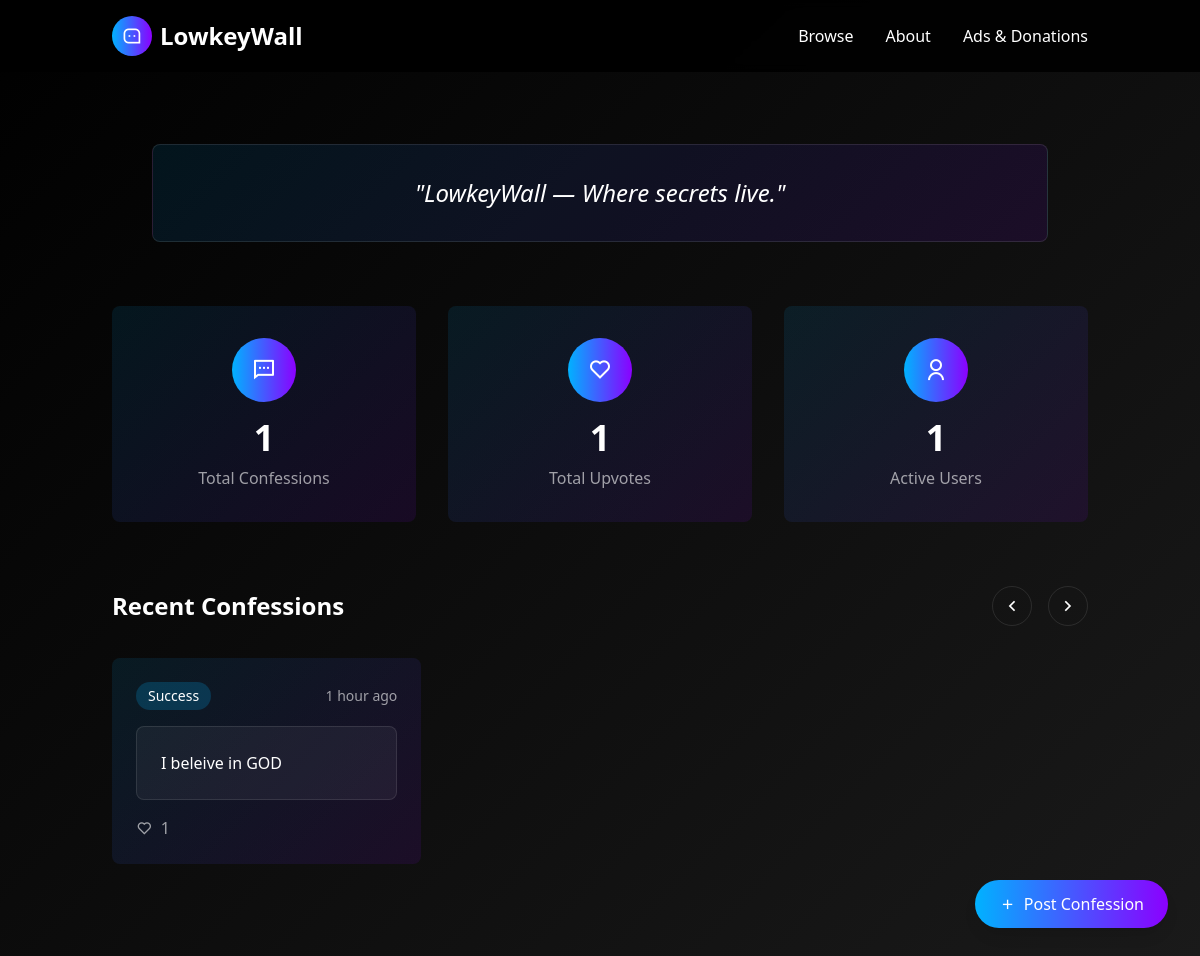
The page / on the database its author committed.
### LowkeyWall/models.py (models this page shows, shortened)
class Confession(models.Model):
    topic = models.CharField(max_length=100, choices=TOPIC_CHOICES)
    message = models.TextField(max_length=1000)
    feeling = models.CharField(max_length=20, choices=FEELING_CHOICES, blank=False)
    anonymous = models.BooleanField(default=True)
    ai_response_requested = models.BooleanField(default=False)
    created_at = models.DateTimeField(auto_now_add=True)
    display_name = models.CharField(max_length=50, blank=True)
    upvoted_ips = models.JSONField(default=list, blank=True)
    @property
    def upvote_count(self):
        return self.upvotes.count()

### LowkeyWall/views.py (the view)
# urls.py: path('', views.index, name='index'),
def index(request):
    confessions = Confession.objects.order_by('-created_at')[:6]
    total_confessions = Confession.objects.count()
    total_upvotes = Upvote.objects.count()
    active_users = Upvote.objects.values('session_key').distinct().count()
    quote = Quote.objects.order_by('?').first()
    return render(request, 'index.html', {
        'confessions': confessions,
        'total_confessions': total_confessions,
        'total_upvotes': total_upvotes,
        'active_users': active_users,
        'quote': quote,
    })

### LowkeyWall/templates/index.html (shortened to what this page needs)
{% load static %}
{% load humanize %}
<!DOCTYPE html>
<html lang="en">
<head>
  <script src="https://cdn.tailwindcss.com/3.4.16"></script>
  <link href="https://cdnjs.cloudflare.com/ajax/libs/remixicon/4.6.0/remixicon.min.css" rel="stylesheet">
</head>
<body class="text-white">
<header class="fixed top-0 left-0 right-0 bg-black/90 backdrop-blur-sm z-50">
  <nav class="container mx-auto px-6 py-4 flex items-center justify-between">
    <div class="flex items-center space-x-2">
      <div class="w-10 h-10 rounded-full bg-gradient-to-r from-primary to-secondary flex items-center justify-center">
        <i class="ri-message-3-line text-white text-xl"></i>
      </div>
      <span class="text-2xl font-bold">LowkeyWall</span>
    </div>
    <div class="hidden md:flex items-center space-x-8">
      <a href="{% url 'browse_confessions' %}" class="hover:text-primary transition-colors">Browse</a>
      <a href="{% url 'aboutus' %}" class="hover:text-primary transition-colors">About</a>
      <a href="{% url 'mpesa_pay' %}" class="hover:text-primary transition-colors">Ads & Donations</a>
    </div>
  </nav>
</header>
<main class="container mx-auto px-6 pt-24">
  <div class="max-w-4xl mx-auto mt-12 p-8 card-gradient rounded-lg border border-white/10">
    {% if quote %}
      <p class="text-2xl font-light italic text-center">
        "{{ quote.text }}"
      </p>
      <p class="text-right mt-4 text-white/60">- {{ quote.author }}</p>
    {% else %}
      <p class="text-2xl font-light italic text-center">
        "LowkeyWall — Where secrets live."
      </p>
    {% endif %}
  </div>
  <div class="grid grid-cols-1 md:grid-cols-3 gap-8 mt-16">
    <div class="card-gradient p-8 rounded-lg text-center">
      <div class="w-16 h-16 mx-auto mb-4 rounded-full bg-gradient-to-r from-primary to-secondary flex items-center justify-center">
        <i class="ri-message-2-line text-2xl"></i>
      </div>
      <div class="counter-animate text-4xl font-bold mb-2">{{ total_confessions|intcomma }}</div>
      <div class="text-white/60">Total Confessions</div>
    </div>
    <div class="card-gradient p-8 rounded-lg text-center">
      <div class="w-16 h-16 mx-auto mb-4 rounded-full bg-gradient-to-r from-primary to-secondary flex items-center justify-center">
        <i class="ri-heart-line text-2xl"></i>
      </div>
      <div class="counter-animate text-4xl font-bold mb-2">{{ total_upvotes|intcomma }}</div>
      <div class="text-white/60">Total Upvotes</div>
    </div>
    <div class="card-gradient p-8 rounded-lg text-center">
      <div class="w-16 h-16 mx-auto mb-4 rounded-full bg-gradient-to-r from-primary to-secondary flex items-center justify-center">
        <i class="ri-user-line text-2xl"></i>
      </div>
      <div class="counter-animate text-4xl font-bold mb-2">{{ active_users|intcomma }}</div>
      <div class="text-white/60">Active Users</div>
    </div>
  </div>
  <div class="mt-16 mb-24">
    <div class="flex items-center justify-between mb-8">
      <h2 class="text-2xl font-bold">Recent Confessions</h2>
      <div class="flex space-x-4">
        <button id="prev-btn" class="w-10 h-10 rounded-full border border-white/10 flex items-center justify-center hover:bg-white/5">
          <i class="ri-arrow-left-s-line text-xl"></i>
        </button>
        <button id="next-btn" class="w-10 h-10 rounded-full border border-white/10 flex items-center justify-center hover:bg-white/5">
          <i class="ri-arrow-right-s-line text-xl"></i>
        </button>
      </div>
    </div>
    <div class="grid grid-cols-1 md:grid-cols-3 gap-6">
      {% for confession in confessions %}
        <div class="card-gradient p-6 rounded-lg confession-card">
          <div class="flex items-center justify-between mb-4">
            <span class="px-3 py-1 text-sm bg-primary/20 rounded-full">{{ confession.topic }}</span>
            <span class="text-white/60 text-sm">{{ confession.created_at|timesince }} ago</span>
          </div>
          <a href="{% url 'confession_detail' confession.pk %}?next=index" class="block bg-white/5 border border-white/10 p-6 rounded-lg hover:ring-2 hover:ring-primary/50 transition-all duration-200">
            {{ confession.message|truncatewords:20 }}
          </a>
          <div class="flex items-center text-white/60 mt-4">
            <button class="upvote-btn flex items-center space-x-2 hover:text-primary" data-id="{{ confession.id }}">
              <i class="ri-heart-line"></i>
              <span class="upvote-count">{{ confession.upvote_count }}</span>
            </button>
          </div>
        </div>
      {% empty %}
        <p class="col-span-3 text-center text-white/60">No recent confessions found.</p>
      {% endfor %}
    </div>
  </div>
</main>
<a href="{% url 'post_confession' %}"
   class="fixed bottom-8 right-8 px-6 py-3 bg-gradient-to-r from-primary to-secondary rounded-full flex items-center space-x-2 hover:opacity-90 transition-opacity shadow-lg">
  <i class="ri-add-line"></i>
  <span class="font-medium">Post Confession</span>
</a>
</body>
</html>

### LowkeyWall/templates/index.html (style rules this page uses)
body { background: linear-gradient(135deg, #000000, #1a1a1a); min-height: 100vh; }
.card-gradient { background: linear-gradient(135deg, rgba(0,178,255,0.1), rgba(139,0,255,0.1)); }
.counter-animate { animation: countUp 2s ease-out forwards; }

### rows shown on the page
Confession: topic "Success", created_at "1 hour", message "I beleive in GOD", upvote_count "1"

### other values the page prints
{{ total_confessions|intcomma }} "1"
{{ total_upvotes|intcomma }} "1"
{{ active_users|intcomma }} "1"
